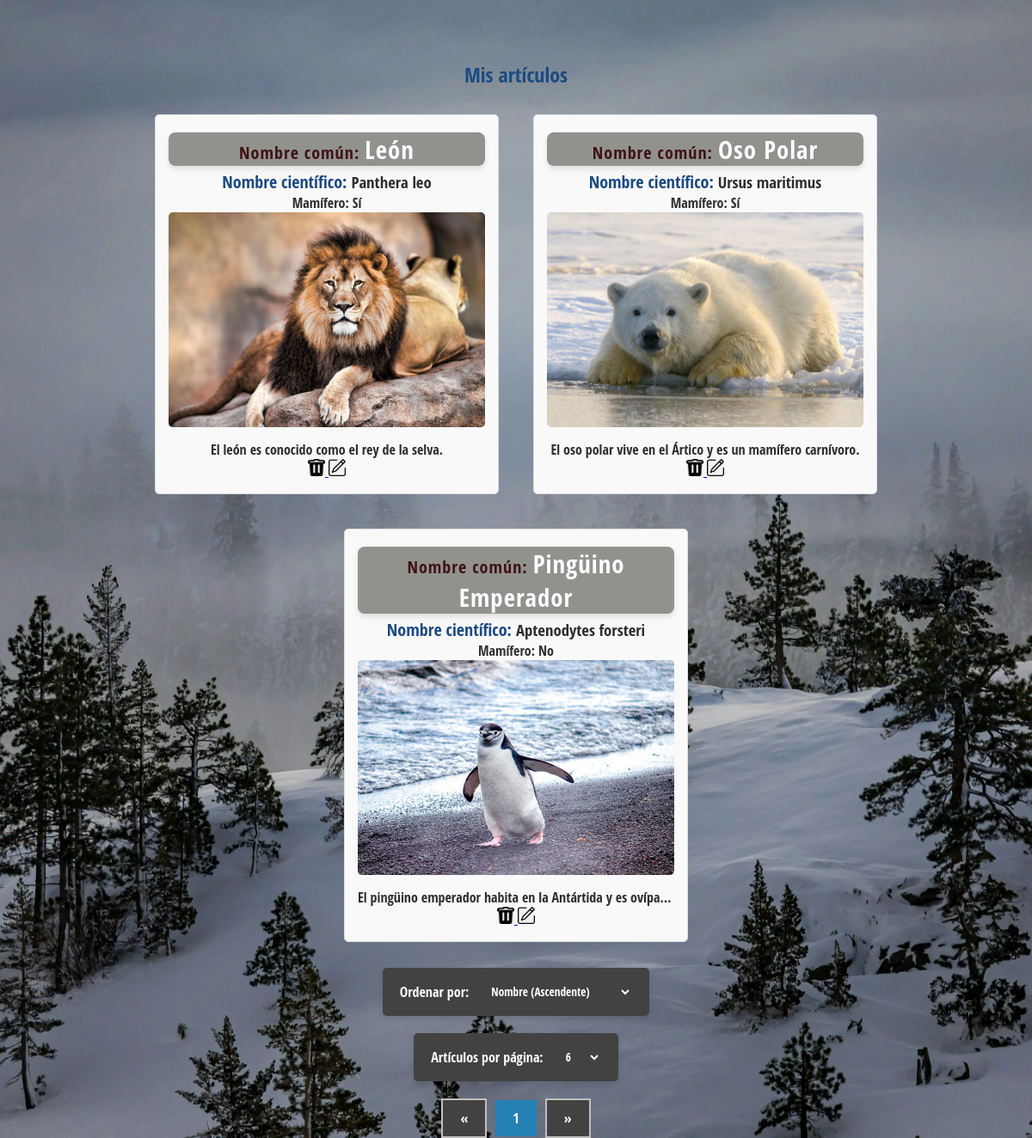
/vista/animal/vistaAnimales.php (signed in), run on the app's committed database.
### tables this page shows
CREATE TABLE animales (
  id int(11) NOT NULL AUTO_INCREMENT,
  nombre_comun varchar(55) NOT NULL, 
  nombre_cientifico varchar(55) NOT NULL, 
  descripcion text NOT NULL, 
  ruta_imagen varchar(255) DEFAULT NULL,
  usuario_id int(11) DEFAULT NULL,
  fecha_insercion TIMESTAMP DEFAULT CURRENT_TIMESTAMP,  
  es_mamifero BOOLEAN NOT NULL,  
  PRIMARY KEY (id)
);

### modelo/articulo/ordenacionAnimales.php (called while the page is built, shortened)
<?php
function obtenerAnimalesPorID($start, $articulosPorPagina, $columnaOrden, $direccionOrden, $usuario_id = null) {
    try {
        $pdo = connectarBD();
            $sql = "SELECT * FROM animales WHERE usuario_id = :usuario_id ORDER BY $columnaOrden $direccionOrden LIMIT :start, :limit";
            $stmt = $pdo->prepare($sql);
            $stmt->bindParam(':usuario_id', $usuario_id, PDO::PARAM_INT);
            $stmt->bindParam(':start', $start, PDO::PARAM_INT);
            $stmt->bindParam(':limit', $articulosPorPagina, PDO::PARAM_INT);
            $stmt->execute();
        return $stmt->fetchAll(PDO::FETCH_ASSOC);
    } catch (PDOException $e) {
        error_log("Error al obtener animales: " . $e->getMessage());
        return [];
    }
}
?>

### controlador/articuloController/ordenarPorTipo.php (called while the page is built, shortened)
<?php
require_once __DIR__ . '../../../modelo/articulo/ordenacionAnimales.php';
function obtenerAnimalesConOrden($start, $articulosPorPagina, $orden, $usuario_id = null) {
    switch ($orden) {
        case 'nombre_asc':
            $columnaOrden = 'nombre_comun';
            $direccionOrden = 'ASC';
            break;
    }
    if ($usuario_id!=null){
        return obtenerAnimalesPorID($start, $articulosPorPagina, $columnaOrden, $direccionOrden, $usuario_id);
    }else return obtenerTodosAnimales($start, $articulosPorPagina, $columnaOrden, $direccionOrden);
}
?>

### vista/animal/Mostrar.php (the view, shortened to what this page needs)
<?php
function listarArticulos($animales, $accion = null, $resultadosBusqueda=null)
{
    if (!isset($resultadosBusqueda)) {
        $prefijoRutaImagen = 'vista/';
    } else {
        $prefijoRutaImagen = '../../vista/';
    }
    $prefijoIconoModificar = './';
    $prefijoRutaModificar = './';
    $prefijoIconoEliminar = './';
    $prefijoRutaEliminar = './';
    if (!empty($animales)) {
        if ($accion == 'editar') {
            echo "<h1>Mis artículos</h1>";
        } else {
            echo '<h1>Todos los artículos</h1>';
        }
        echo '<div class="contenedor-tarjetas">';
        foreach ($animales as $animal) {
            echo '<div class="tarjeta">';
            echo '<h2><strong class="nombre_comun">Nombre común: </strong>' . htmlspecialchars($animal['nombre_comun']) . '</h2>';
            echo '<h3><span class="nombre_cientifico">Nombre científico: </span>' . htmlspecialchars($animal['nombre_cientifico']) . '</h3>';
            $esMamiferoTexto = ($animal['es_mamifero'] == 1) ? 'Sí' : 'No';
            echo '<p><strong>Mamífero: </strong>' . htmlspecialchars($esMamiferoTexto) . '</p>';
            if (!empty($animal['ruta_imagen'])) {
                echo '<img src="' . htmlspecialchars($prefijoRutaImagen . $animal['ruta_imagen']) . '" alt="Imagen del artículo" class="tarjeta-imagen">';
            }
            echo '<p class="descripcion">' . htmlspecialchars($animal['descripcion']) . '</p>';
            if ($accion == 'editar') {
                echo "<a href='" . $prefijoRutaEliminar . "modelo/articulo/eliminarAnimal.php?id=" . $animal['id'] . "' onclick='return confirmarEliminacion()'>
                        <img src='" . $prefijoIconoEliminar . "vista/imagenes/iconos/eliminar.png' alt='Eliminar' width='20' height='20'>
                      </a>";
                echo "<a href='" . $prefijoRutaModificar . "vista/animal/modificarAnimal.vista.php?id=" . $animal['id'] . "'>
                        <img src='" . $prefijoIconoModificar . "vista/imagenes/iconos/editar.png' alt='Editar' width='20' height='20'>
                      </a>";
            }
            echo '</div>';
        }
        echo '</div>';
    } else {
        if (!$resultadosBusqueda && empty($animales)){
            echo Mensajes::NO_ANIMALES;
        }
    }
}
?>

### vista/estils/estils_Index.css (style rules this page uses)
* { margin: 0; padding: 0; box-sizing: border-box; }
body { background: #e9e9e9 url('../imagenes/fondosPantalla/paisaje.webp') center / cover no-repeat; background-attachment: fixed; color: #2e2e2e; font-family: 'Open Sans Condensed', sans-serif; padding-top: 50px; }
h1, h2 { font-family: 'Open Sans Condensed', sans-serif; text-align: center; }
h1 { margin: 20px 0; color: #1b4a81; font-weight: bold; }
h2 { background-color: #91928e; color: #fff; border-radius: 8px; font-size: 1.8em; letter-spacing: 1px; box-shadow: 0 4px 6px rgba(0, 0, 0, 0.1); margin: 5px 0; }
.contenedor-tarjetas { display: flex; flex-wrap: wrap; justify-content: center; gap: 20px; margin: 20px auto; max-width: 1200px; }
.tarjeta { flex: 1 1 40%; max-width: 400px; margin: 10px; text-align: center; background-color: #f9f9f9; padding: 15px; border: 1px solid #ddd; border-radius: 5px; box-sizing: border-box; }
.tarjeta-imagen { width: 100%; height: 250px; object-fit: cover; overflow: hidden; border-radius: 5px; margin-bottom: 10px; }
.nombre_comun { font-size: 20px; font-weight: bold; color: #3f1213; }
.nombre_cientifico { font-size: 20px; color: #1b4a81; }
.descripcion { max-height: 50px; overflow: hidden; text-overflow: ellipsis; white-space: nowrap; transition: max-height 0.3s ease, white-space 0.3s ease; cursor: pointer; }

### data on the page
animales: nombre_comun "León", nombre_cientifico "Panthera leo", es_mamifero "Sí", ruta_imagen (picture), descripcion "El león es conocido como el rey de la selva."
animales: nombre_comun "Oso Polar", nombre_cientifico "Ursus maritimus", es_mamifero "Sí", ruta_imagen (picture), descripcion "El oso polar vive en el Ártico y es un mamífero carnívoro."
animales: nombre_comun "Pingüino Emperador", nombre_cientifico "Aptenodytes forsteri", es_mamifero "No", ruta_imagen (picture), descripcion "El pingüino emperador habita en la Antártida y es ovíparo."
